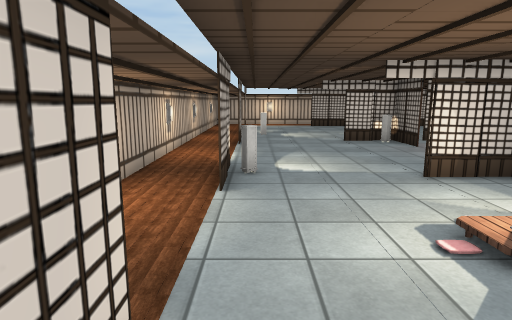
[1] (above)

24 first-person views from a walk through a 3-D level made in the Unity game engine. The camera is 1.5 m above the floor, tilts 10° down and sees 75° across. Doors are open. The floor is counted in squares, 1 m on a side. Each view is taken from the middle of a square. On the plan, view 1 faces up. The plan holds only what a view shows up to about 15 squares ahead; the rest is blank. The player character is not drawn. Some surface patterns are stand-ins.

[2]
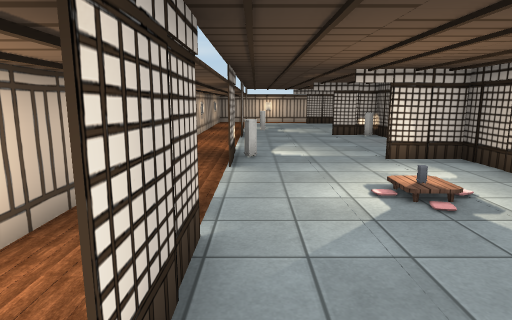

[3]
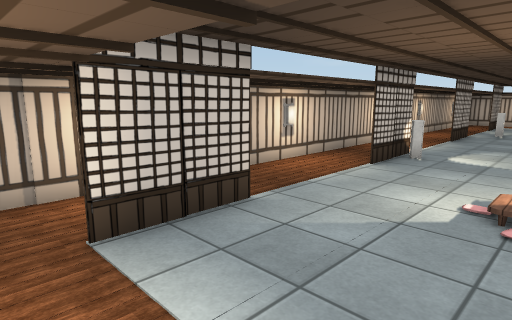

[4]
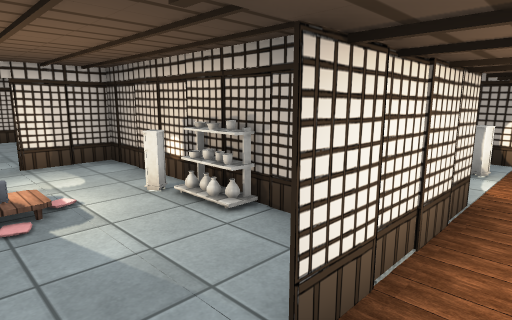

[5]
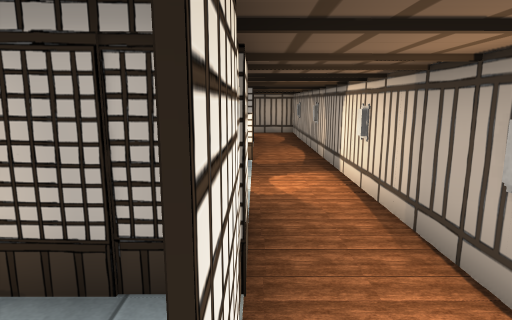

[6]
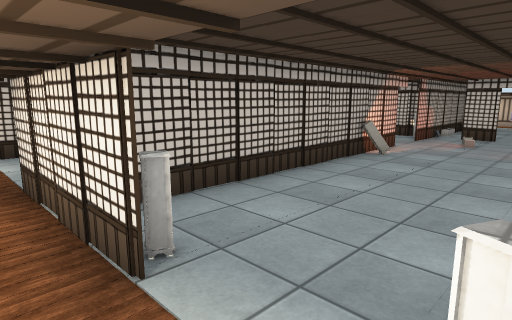

[7]
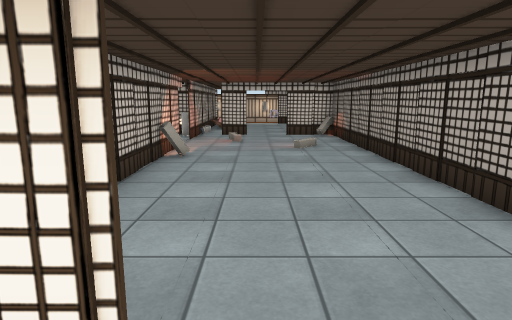

[8]
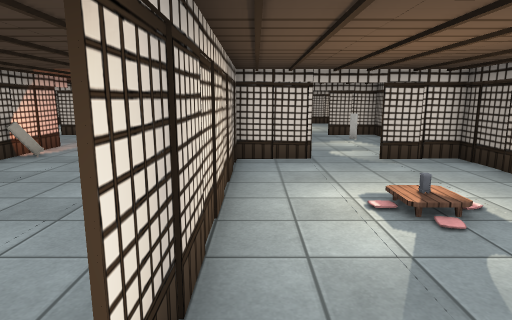

[9]
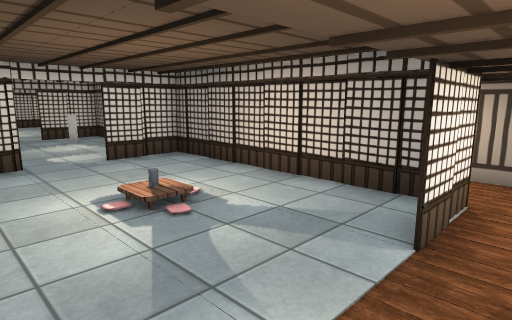

[10]
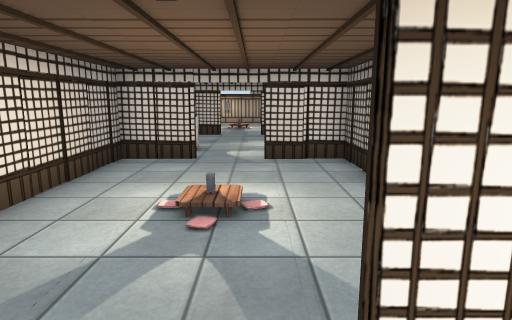

[11]
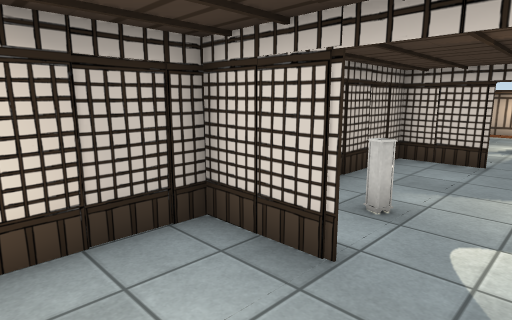

[12]
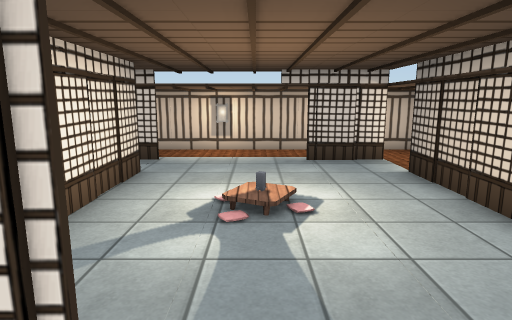

[13]
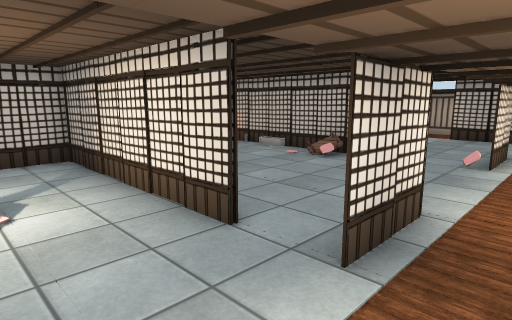

[14]
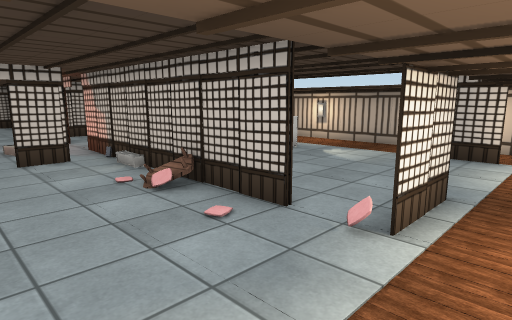

[15]
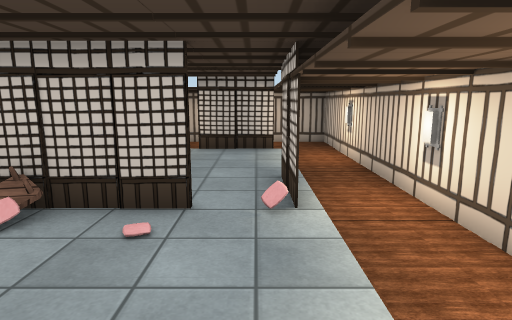

[16]
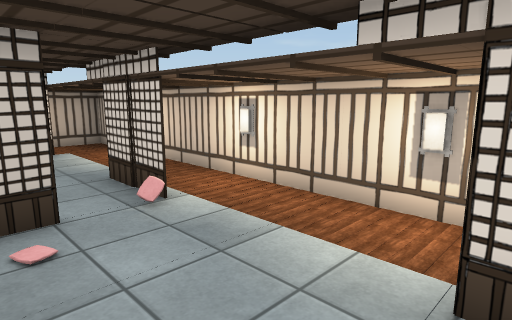

[17]
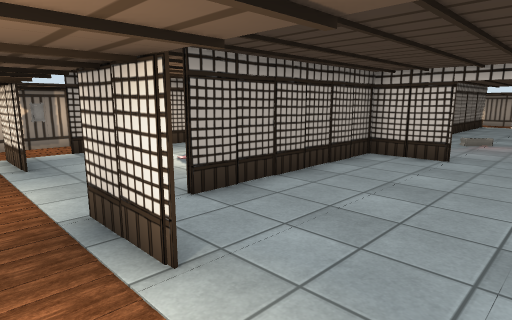

[18]
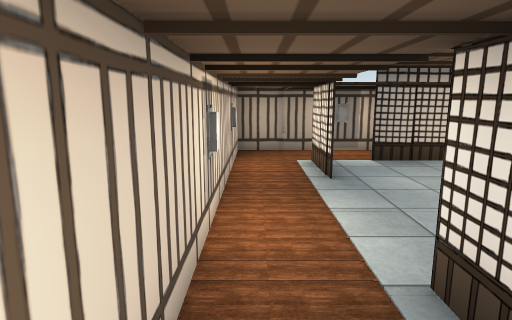

[19]
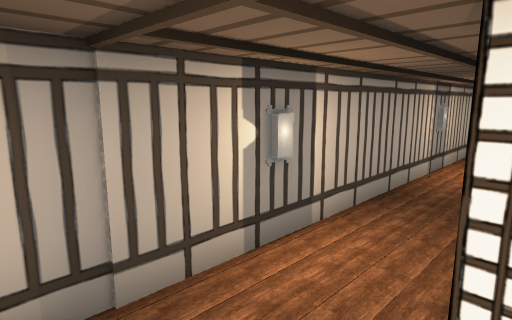

[20]
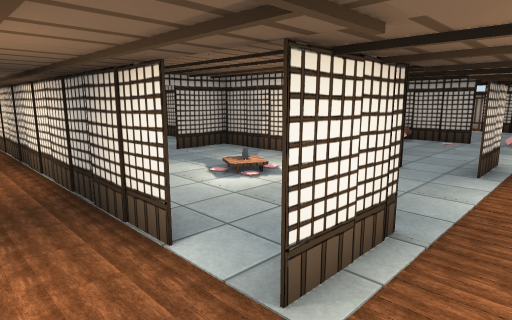

[21]
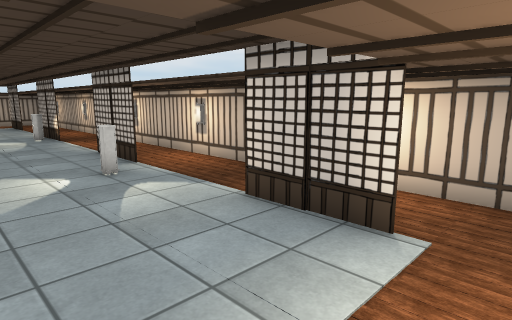

[22]
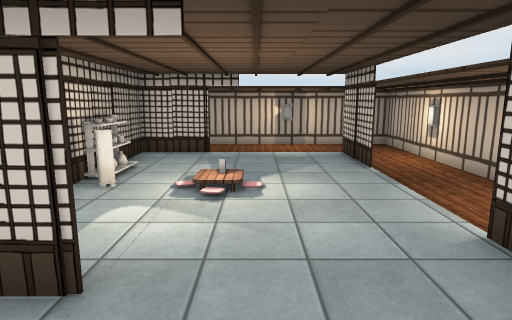

[23]
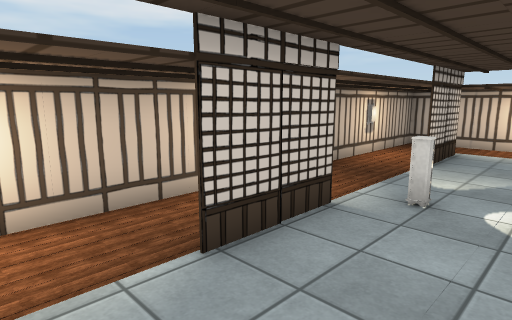

[24]
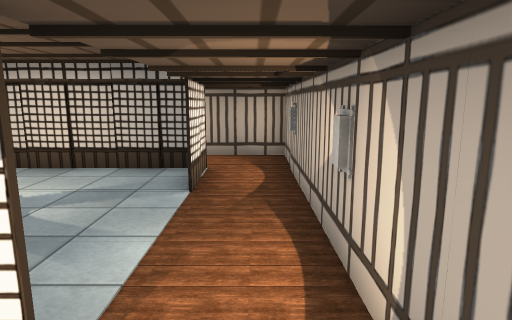

### Floor plan
Key: @ floor where view 1 was taken; # wall or solid block; . floor; / step, stairs or slope; D open door; L lamp; T thing the floor can be seen under or through; O other object.
Columns run from 3 left of view 1 to 20 right of it. Each row starts with its distance up from view 1.
 23 ########################
 22 #......................#
 21 #..DDDTTTDDD.##DDD.##..#
 20 #.#...  D#....DD....D..#
 19 #.#...  D.....DD....D.L#
 18 #.D...  #.....#.....#..#
 17 #.D...  # ....#../..#..#
 16 #.D...  # ....#../..#..#
 15 #.D...  #.....#.....#..#
 14 #.#... ##.....#.....#.L#
 13 #.#DDD.#LDDD.####..##..#
 12 #.#... .D.....#.....#..#
 11 #.D... .D./...#....L#.
 10 #.D... .D.....#.....#
  9 #.D... .#...#.#.....
  8 #.D... .#.....#.L...
  7 #.#LDDTT#DDDDDD##..##
  6 #.#...TT#.....#.....#
  5 #.D...  #.....#.....#
  4 #.D...  #.....#.....#
  3 #.D../  #.....#.....#
  2 #.D...  O.....#.....#
  1 #.#...  #.....#.....#
  0 #.#@..  #....##.....#  #
 -1 #.#DDD.###L.DDDDDD.##..#
 -2 #......................#
 -3 ########################

Where each view was taken, in squares from view 1:
view 1: 0 up, 0 right, facing up
view 2: 2 down, 0 right, facing up
view 3: 2 down, 3 right, facing up-left
view 4: 2 down, 2 right, facing up-right
view 5: 1 down, 3 right, facing right
view 6: 2 down, 10 right, facing up-left
view 7: 2 down, 8 right, facing up
view 8: 2 down, 12 right, facing up
view 9: 2 down, 12 right, facing up-right
view 10: 2 down, 15 right, facing up
view 11: 4 up, 15 right, facing up-left
view 12: 12 up, 14 right, facing up
view 13: 22 up, 14 right, facing down-left
view 14: 22 up, 9 right, facing down-left
view 15: 20 up, 10 right, facing left
view 16: 18 up, 10 right, facing up-left
view 17: 22 up, 7 right, facing down-right
view 18: 22 up, 9 right, facing right
view 19: 22 up, 17 right, facing down-right
view 20: 22 up, 19 right, facing down-left
view 21: 22 up, 3 right, facing down-left
view 22: 9 up, 2 right, facing down
view 23: 10 up, 2 right, facing up-left
view 24: 2 down, 10 right, facing right
